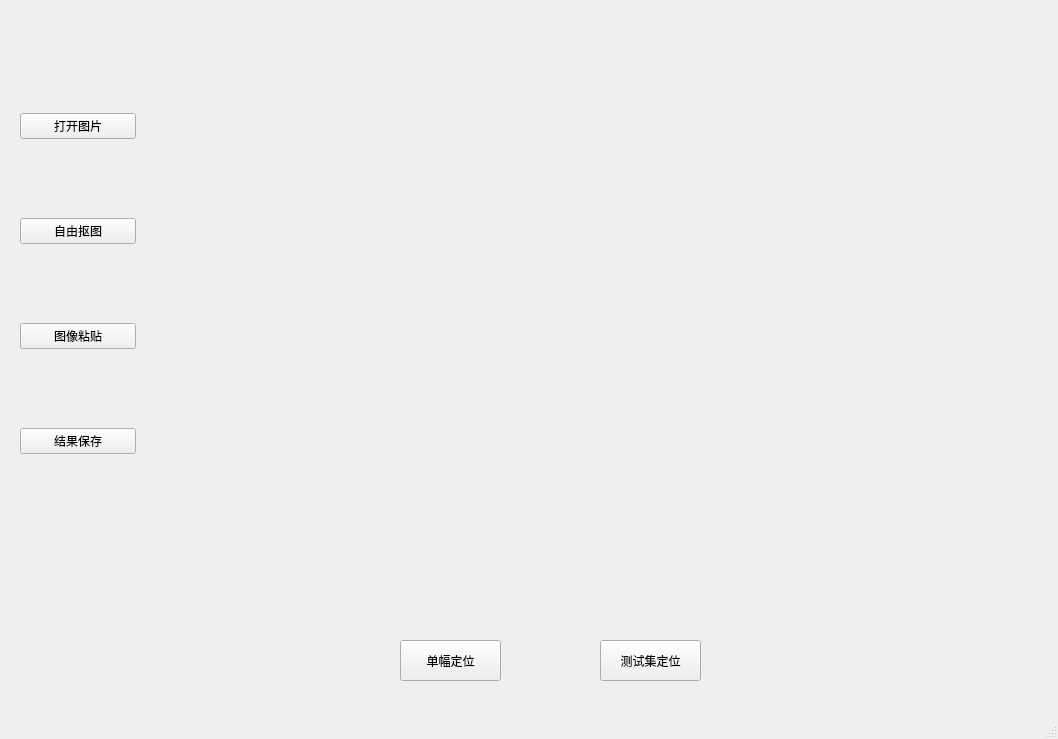
<?xml version="1.0" encoding="UTF-8"?>
<ui version="4.0">
 <class>MainWindow</class>
 <widget class="QMainWindow" name="MainWindow">
  <property name="geometry">
   <rect>
    <x>0</x>
    <y>0</y>
    <width>1058</width>
    <height>739</height>
   </rect>
  </property>
  <property name="windowTitle">
   <string>MainWindow</string>
  </property>
  <widget class="QWidget" name="centralwidget">
   <widget class="QPushButton" name="pushButton_9">
    <property name="geometry">
     <rect>
      <x>400</x>
      <y>640</y>
      <width>101</width>
      <height>41</height>
     </rect>
    </property>
    <property name="text">
     <string>单幅定位</string>
    </property>
    <property name="iconSize">
     <size>
      <width>50</width>
      <height>50</height>
     </size>
    </property>
   </widget>
   <widget class="QLabel" name="label">
    <property name="geometry">
     <rect>
      <x>160</x>
      <y>10</y>
      <width>841</width>
      <height>611</height>
     </rect>
    </property>
    <property name="text">
     <string/>
    </property>
    <property name="textFormat">
     <enum>Qt::AutoText</enum>
    </property>
   </widget>
   <widget class="QWidget" name="layoutWidget">
    <property name="geometry">
     <rect>
      <x>20</x>
      <y>40</y>
      <width>116</width>
      <height>491</height>
     </rect>
    </property>
    <layout class="QVBoxLayout" name="verticalLayout">
     <item>
      <widget class="QPushButton" name="pushButton">
       <property name="text">
        <string>打开图片</string>
       </property>
      </widget>
     </item>
     <item>
      <widget class="QPushButton" name="pushButton_2">
       <property name="text">
        <string>自由抠图</string>
       </property>
      </widget>
     </item>
     <item>
      <widget class="QPushButton" name="pushButton_3">
       <property name="text">
        <string>图像粘贴</string>
       </property>
      </widget>
     </item>
     <item>
      <widget class="QPushButton" name="pushButton_8">
       <property name="text">
        <string>结果保存</string>
       </property>
      </widget>
     </item>
    </layout>
   </widget>
   <widget class="QPushButton" name="pushButton_10">
    <property name="geometry">
     <rect>
      <x>600</x>
      <y>640</y>
      <width>101</width>
      <height>41</height>
     </rect>
    </property>
    <property name="text">
     <string>测试集定位</string>
    </property>
    <property name="iconSize">
     <size>
      <width>50</width>
      <height>50</height>
     </size>
    </property>
   </widget>
  </widget>
  <widget class="QMenuBar" name="menubar">
   <property name="geometry">
    <rect>
     <x>0</x>
     <y>0</y>
     <width>1058</width>
     <height>22</height>
    </rect>
   </property>
  </widget>
  <widget class="QStatusBar" name="statusbar"/>
 </widget>
 <resources/>
 <connections/>
</ui>
